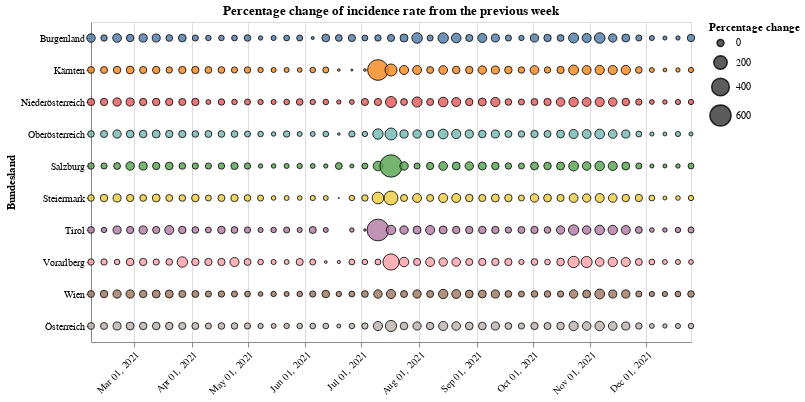

Source (notebook cell):
### Code cell
#collapse
source = saturdays_data.query("Time >= '2021-01-31'")
alt.Chart(source).mark_circle(
    opacity=0.8,
    stroke='black',
    strokeWidth=1
).encode(
    alt.X('yearmonthdate(Time):T', axis=alt.Axis(title='', labelAngle=-45)),
    alt.Y('Bundesland:N'),
    alt.Size('rate_change:Q',
            scale=alt.Scale(range=[0, 500]),
            legend=alt.Legend(title='Percentage change')
    ),
    alt.Color('Bundesland:N', legend=None),
    tooltip=['Time', 'rate_change']
).properties(
    width=600,
    height=320,
    title='Percentage change of incidence rate from the previous week'
)

### Figure 1 — Vega-Lite specification as saved in the notebook (floating-point values rounded to 4 significant figures; data arrays with more than 128 entries replaced by an {"elided": "..."} marker saying what was removed)
{"config": {"view": {"continuousWidth": 400, "continuousHeight": 300}}, "data": {"name": "data-9a0c286de4c3ca147af49147b0afc0af"}, "mark": {"type": "circle", "opacity": 0.8, "stroke": "black", "strokeWidth": 1}, "encoding": {"color": {"type": "nominal", "field": "Bundesland", "legend": null}, "size": {"type": "quantitative", "field": "rate_change", "legend": {"title": "Percentage change"}, "scale": {"range": [0, 500]}}, "tooltip": [{"type": "temporal", "field": "Time"}, {"type": "quantitative", "field": "rate_change"}], "x": {"type": "temporal", "axis": {"labelAngle": -45, "title": ""}, "field": "Time", "timeUnit": "yearmonthdate"}, "y": {"type": "nominal", "field": "Bundesland"}}, "height": 320, "title": "Percentage change of incidence rate from the previous week", "width": 600, "$schema": "https://vega.github.io/schema/vega-lite/v4.8.1.json", "datasets": {"data-9a0c286de4c3ca147af49147b0afc0af": {"elided": "470 records"}}}
